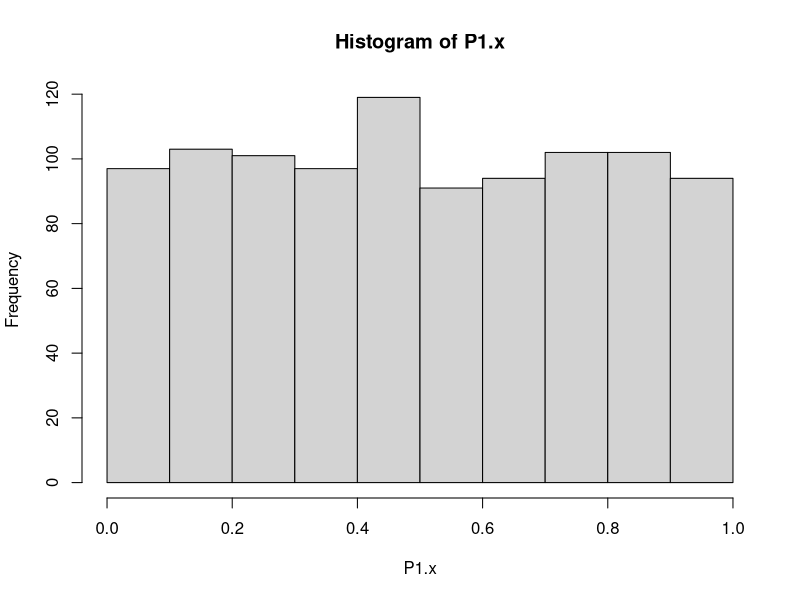
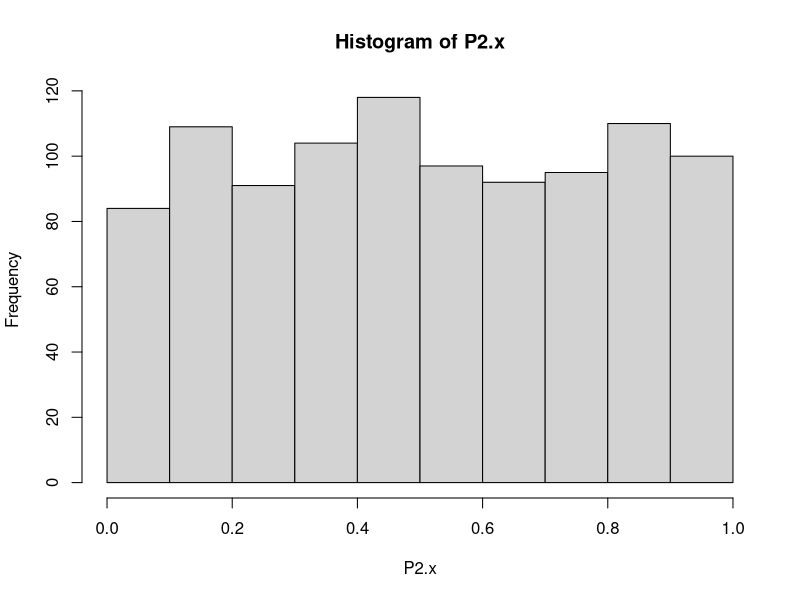
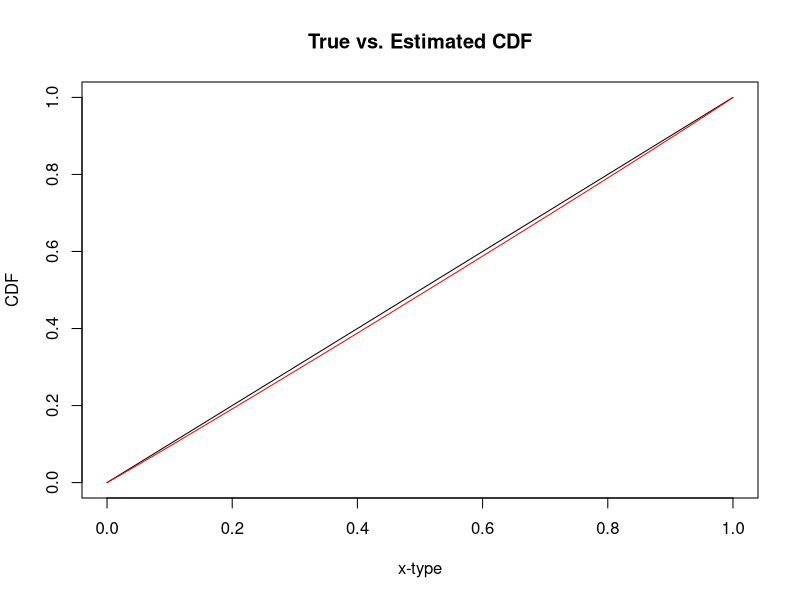

The R source for these figures, in order:
###############
# Housekeeping
###############
rm(list=ls()) # clear variables

###############
#Simulation
###############
set.seed(20160227)
N <- 1000

P1.x  <-runif(N)
noise <- rnorm(N,mean=1,sd=0.7)
P2.x  <- P1.x + 0.01*noise
P2.x[P2.x<0] <- 0
P2.x[P2.x>1] <- 1
print(head(cbind(P1.x,P2.x)))
print(cor(P1.x,P2.x))
hist(P1.x)
hist(P2.x)

#P2.x <- pbeta(P1.x,1,2)
#print(head(cbind(P1.x,P2.x)))
#print(cor(P1.x,P2.x))
#hist(P1.x)
#hist(P2.x)

###############
# NLS
###############
nls.control(maxiter = 500, tol = 1e-04, minFactor = 1/1024,
            printEval = FALSE, warnOnly = FALSE)

# nls without  starting values for the parameters even if it throw a warning
#nls.1 <- nls(P1.x ~ 1-((1-((P2.x)^(1/b)))^(1/a)), control = list(maxiter = 1000))

a_start = 1
b_start = 1
# nls with starting values for the parameters
nls.2 <-nls(P1.x ~ 1-((1-((P2.x)^(1/b)))^(1/a)),start=list(a=a_start,b=b_start),control = list(maxiter = 10000))

coef <- coef(nls.2)

# Simple goodness of fit
# print(summary(nls.1))
# print(cor(P1.x,predict(nls.1)))
print(summary(nls.2))
print(cor(P1.x,predict(nls.2)))

xseq = seq(100000)/100000
true = xseq
#true = pbeta(xseq,3,1)
aest = coef[1]
best = coef[2]
est  = 1-((1-((xseq)^(1/best)))^(1/aest))

###############
# Diagnositics
###############

# Plot Truth vs Estimate
plot(xseq,true,type='l',ylab="CDF",xlab="x-type",main="True vs. Estimated CDF")
lines(xseq,est,col='red')

# Kolmogorov-Smirnov Test for equality in distributions
print(ks.test(true,est))

